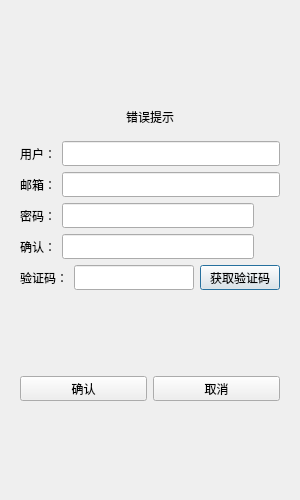
<?xml version="1.0" encoding="UTF-8"?>
<ui version="4.0">
 <class>RegisterDialog</class>
 <widget class="QDialog" name="RegisterDialog">
  <property name="geometry">
   <rect>
    <x>0</x>
    <y>0</y>
    <width>300</width>
    <height>500</height>
   </rect>
  </property>
  <property name="minimumSize">
   <size>
    <width>300</width>
    <height>500</height>
   </size>
  </property>
  <property name="maximumSize">
   <size>
    <width>300</width>
    <height>500</height>
   </size>
  </property>
  <property name="windowTitle">
   <string>Dialog</string>
  </property>
  <layout class="QVBoxLayout" name="verticalLayout_2">
   <item>
    <layout class="QVBoxLayout" name="verticalLayout">
     <item>
      <widget class="QStackedWidget" name="stackedWidget">
       <property name="currentIndex">
        <number>0</number>
       </property>
       <widget class="QWidget" name="page">
        <layout class="QVBoxLayout" name="verticalLayout_3">
         <item>
          <spacer name="verticalSpacer_3">
           <property name="orientation">
            <enum>Qt::Orientation::Vertical</enum>
           </property>
           <property name="sizeHint" stdset="0">
            <size>
             <width>20</width>
             <height>40</height>
            </size>
           </property>
          </spacer>
         </item>
         <item>
          <widget class="QWidget" name="widget" native="true">
           <layout class="QVBoxLayout" name="verticalLayout_4">
            <item>
             <widget class="QLabel" name="err_Tip">
              <property name="text">
               <string>错误提示</string>
              </property>
              <property name="alignment">
               <set>Qt::AlignmentFlag::AlignCenter</set>
              </property>
             </widget>
            </item>
           </layout>
          </widget>
         </item>
         <item>
          <layout class="QHBoxLayout" name="horizontalLayout">
           <item>
            <widget class="QLabel" name="user_Label">
             <property name="minimumSize">
              <size>
               <width>0</width>
               <height>25</height>
              </size>
             </property>
             <property name="maximumSize">
              <size>
               <width>16777215</width>
               <height>25</height>
              </size>
             </property>
             <property name="text">
              <string>用户：</string>
             </property>
            </widget>
           </item>
           <item>
            <widget class="QLineEdit" name="user_Edit">
             <property name="minimumSize">
              <size>
               <width>0</width>
               <height>25</height>
              </size>
             </property>
             <property name="maximumSize">
              <size>
               <width>16777215</width>
               <height>25</height>
              </size>
             </property>
            </widget>
           </item>
          </layout>
         </item>
         <item>
          <layout class="QHBoxLayout" name="horizontalLayout_2">
           <item>
            <widget class="QLabel" name="email_Label">
             <property name="minimumSize">
              <size>
               <width>0</width>
               <height>25</height>
              </size>
             </property>
             <property name="maximumSize">
              <size>
               <width>16777215</width>
               <height>25</height>
              </size>
             </property>
             <property name="text">
              <string>邮箱：</string>
             </property>
            </widget>
           </item>
           <item>
            <widget class="QLineEdit" name="email_Edit">
             <property name="minimumSize">
              <size>
               <width>0</width>
               <height>25</height>
              </size>
             </property>
             <property name="maximumSize">
              <size>
               <width>16777215</width>
               <height>25</height>
              </size>
             </property>
            </widget>
           </item>
          </layout>
         </item>
         <item>
          <layout class="QHBoxLayout" name="horizontalLayout_3">
           <item>
            <widget class="QLabel" name="pass_Label">
             <property name="minimumSize">
              <size>
               <width>0</width>
               <height>25</height>
              </size>
             </property>
             <property name="maximumSize">
              <size>
               <width>16777215</width>
               <height>25</height>
              </size>
             </property>
             <property name="text">
              <string>密码：</string>
             </property>
            </widget>
           </item>
           <item>
            <widget class="QLineEdit" name="pass_Edit">
             <property name="minimumSize">
              <size>
               <width>0</width>
               <height>25</height>
              </size>
             </property>
             <property name="maximumSize">
              <size>
               <width>16777215</width>
               <height>25</height>
              </size>
             </property>
            </widget>
           </item>
           <item>
            <widget class="ClickedLabel" name="pass_Visible">
             <property name="minimumSize">
              <size>
               <width>20</width>
               <height>20</height>
              </size>
             </property>
             <property name="maximumSize">
              <size>
               <width>20</width>
               <height>20</height>
              </size>
             </property>
             <property name="text">
              <string/>
             </property>
            </widget>
           </item>
          </layout>
         </item>
         <item>
          <layout class="QHBoxLayout" name="horizontalLayout_5">
           <item>
            <widget class="QLabel" name="confirm_Label">
             <property name="minimumSize">
              <size>
               <width>0</width>
               <height>25</height>
              </size>
             </property>
             <property name="maximumSize">
              <size>
               <width>16777215</width>
               <height>25</height>
              </size>
             </property>
             <property name="text">
              <string>确认：</string>
             </property>
            </widget>
           </item>
           <item>
            <widget class="QLineEdit" name="confirm_Edit">
             <property name="minimumSize">
              <size>
               <width>0</width>
               <height>25</height>
              </size>
             </property>
             <property name="maximumSize">
              <size>
               <width>16777215</width>
               <height>25</height>
              </size>
             </property>
            </widget>
           </item>
           <item>
            <widget class="ClickedLabel" name="confirm_Visible">
             <property name="minimumSize">
              <size>
               <width>20</width>
               <height>20</height>
              </size>
             </property>
             <property name="maximumSize">
              <size>
               <width>20</width>
               <height>20</height>
              </size>
             </property>
             <property name="text">
              <string/>
             </property>
            </widget>
           </item>
          </layout>
         </item>
         <item>
          <layout class="QHBoxLayout" name="horizontalLayout_6">
           <item>
            <widget class="QLabel" name="verify_Label">
             <property name="minimumSize">
              <size>
               <width>0</width>
               <height>25</height>
              </size>
             </property>
             <property name="maximumSize">
              <size>
               <width>16777215</width>
               <height>25</height>
              </size>
             </property>
             <property name="text">
              <string>验证码：</string>
             </property>
            </widget>
           </item>
           <item>
            <widget class="QLineEdit" name="verify_Edit">
             <property name="minimumSize">
              <size>
               <width>0</width>
               <height>25</height>
              </size>
             </property>
             <property name="maximumSize">
              <size>
               <width>16777215</width>
               <height>25</height>
              </size>
             </property>
            </widget>
           </item>
           <item>
            <widget class="TimerBtn" name="get_Code">
             <property name="minimumSize">
              <size>
               <width>0</width>
               <height>25</height>
              </size>
             </property>
             <property name="maximumSize">
              <size>
               <width>16777215</width>
               <height>25</height>
              </size>
             </property>
             <property name="text">
              <string>获取验证码</string>
             </property>
            </widget>
           </item>
          </layout>
         </item>
         <item>
          <spacer name="verticalSpacer">
           <property name="orientation">
            <enum>Qt::Orientation::Vertical</enum>
           </property>
           <property name="sizeHint" stdset="0">
            <size>
             <width>20</width>
             <height>40</height>
            </size>
           </property>
          </spacer>
         </item>
         <item>
          <layout class="QHBoxLayout" name="horizontalLayout_7">
           <item>
            <widget class="QPushButton" name="sure_Btn">
             <property name="minimumSize">
              <size>
               <width>0</width>
               <height>25</height>
              </size>
             </property>
             <property name="maximumSize">
              <size>
               <width>16777215</width>
               <height>25</height>
              </size>
             </property>
             <property name="text">
              <string>确认</string>
             </property>
            </widget>
           </item>
           <item>
            <widget class="QPushButton" name="cancel_Btn">
             <property name="minimumSize">
              <size>
               <width>0</width>
               <height>25</height>
              </size>
             </property>
             <property name="maximumSize">
              <size>
               <width>16777215</width>
               <height>25</height>
              </size>
             </property>
             <property name="text">
              <string>取消</string>
             </property>
            </widget>
           </item>
          </layout>
         </item>
         <item>
          <spacer name="verticalSpacer_2">
           <property name="orientation">
            <enum>Qt::Orientation::Vertical</enum>
           </property>
           <property name="sizeHint" stdset="0">
            <size>
             <width>20</width>
             <height>40</height>
            </size>
           </property>
          </spacer>
         </item>
        </layout>
       </widget>
       <widget class="QWidget" name="page_2">
        <layout class="QVBoxLayout" name="verticalLayout_5">
         <item>
          <spacer name="verticalSpacer_5">
           <property name="orientation">
            <enum>Qt::Orientation::Vertical</enum>
           </property>
           <property name="sizeHint" stdset="0">
            <size>
             <width>20</width>
             <height>40</height>
            </size>
           </property>
          </spacer>
         </item>
         <item>
          <widget class="QLabel" name="tip_Lb">
           <property name="text">
            <string>注册成功，5秒后自动返回登陆界面</string>
           </property>
           <property name="alignment">
            <set>Qt::AlignmentFlag::AlignCenter</set>
           </property>
          </widget>
         </item>
         <item>
          <widget class="QLabel" name="tip2_Lb">
           <property name="text">
            <string>点击返回按钮直接返回登陆界面</string>
           </property>
           <property name="alignment">
            <set>Qt::AlignmentFlag::AlignCenter</set>
           </property>
          </widget>
         </item>
         <item>
          <spacer name="verticalSpacer_4">
           <property name="orientation">
            <enum>Qt::Orientation::Vertical</enum>
           </property>
           <property name="sizeHint" stdset="0">
            <size>
             <width>20</width>
             <height>40</height>
            </size>
           </property>
          </spacer>
         </item>
         <item>
          <widget class="QWidget" name="widget_2" native="true">
           <layout class="QHBoxLayout" name="horizontalLayout_8">
            <item>
             <spacer name="horizontalSpacer">
              <property name="orientation">
               <enum>Qt::Orientation::Horizontal</enum>
              </property>
              <property name="sizeHint" stdset="0">
               <size>
                <width>73</width>
                <height>20</height>
               </size>
              </property>
             </spacer>
            </item>
            <item>
             <widget class="QPushButton" name="return_Btn">
              <property name="minimumSize">
               <size>
                <width>0</width>
                <height>25</height>
               </size>
              </property>
              <property name="maximumSize">
               <size>
                <width>16777215</width>
                <height>25</height>
               </size>
              </property>
              <property name="text">
               <string>返回</string>
              </property>
             </widget>
            </item>
            <item>
             <spacer name="horizontalSpacer_2">
              <property name="orientation">
               <enum>Qt::Orientation::Horizontal</enum>
              </property>
              <property name="sizeHint" stdset="0">
               <size>
                <width>73</width>
                <height>20</height>
               </size>
              </property>
             </spacer>
            </item>
           </layout>
          </widget>
         </item>
         <item>
          <spacer name="verticalSpacer_6">
           <property name="orientation">
            <enum>Qt::Orientation::Vertical</enum>
           </property>
           <property name="sizeHint" stdset="0">
            <size>
             <width>20</width>
             <height>40</height>
            </size>
           </property>
          </spacer>
         </item>
        </layout>
       </widget>
      </widget>
     </item>
    </layout>
   </item>
  </layout>
 </widget>
 <customwidgets>
  <customwidget>
   <class>TimerBtn</class>
   <extends>QPushButton</extends>
   <header>timerbtn.h</header>
  </customwidget>
  <customwidget>
   <class>ClickedLabel</class>
   <extends>QLabel</extends>
   <header>clickedlabel.h</header>
  </customwidget>
 </customwidgets>
 <resources/>
 <connections/>
</ui>
